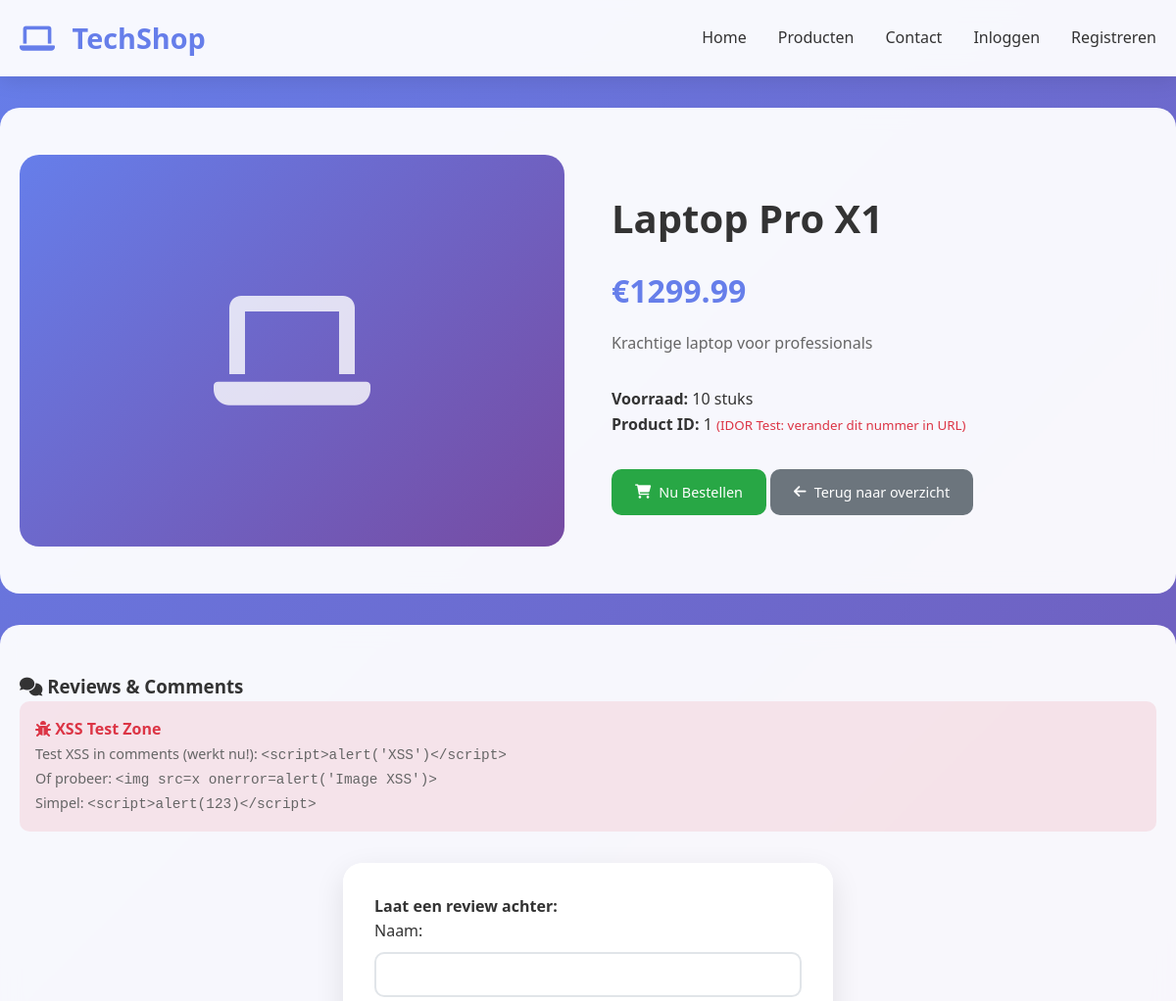
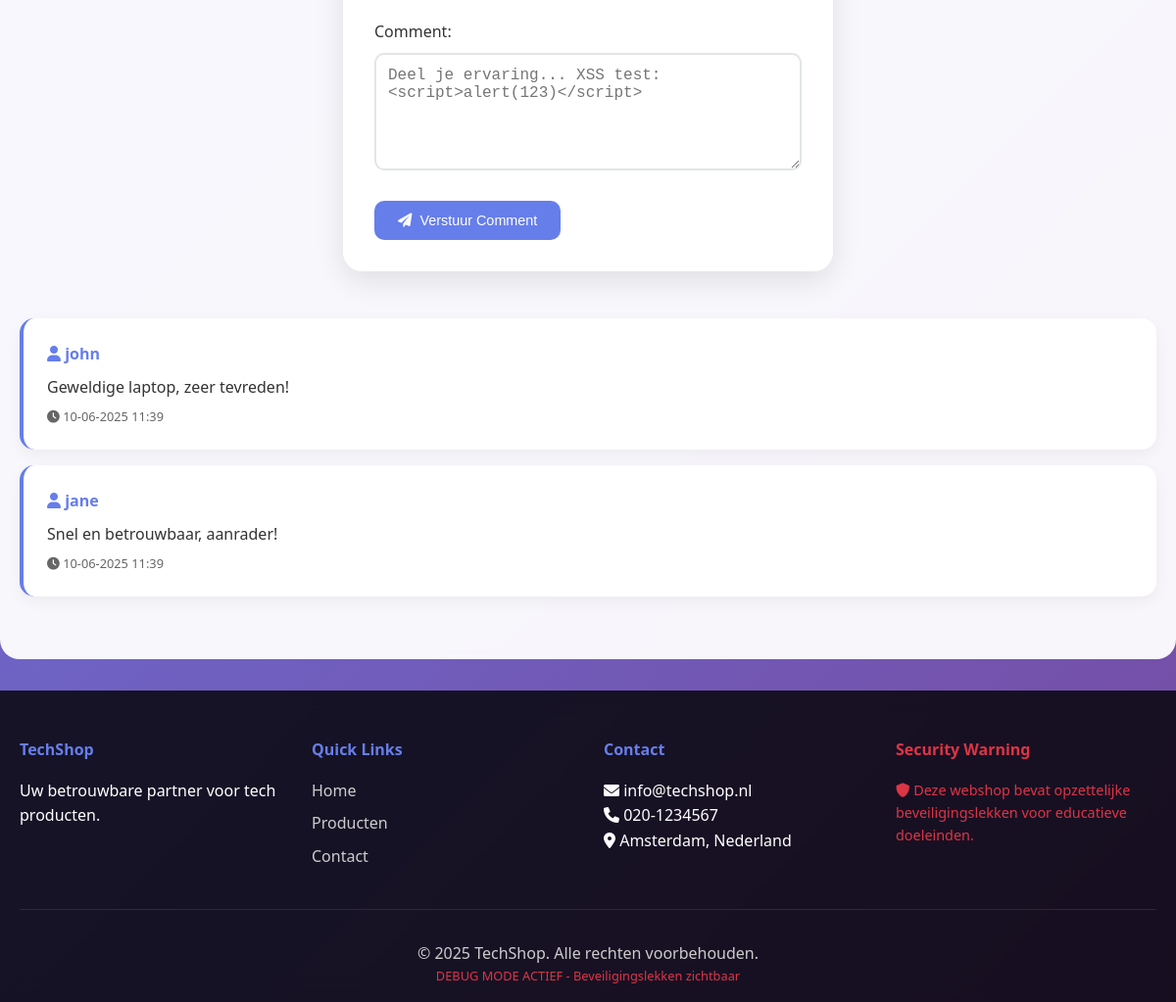
The page /product.php on the database its author committed (2 pictures, top to bottom).
### tables this page shows
CREATE TABLE products (
    id INT AUTO_INCREMENT PRIMARY KEY,
    name VARCHAR(100) NOT NULL,
    description TEXT,
    price DECIMAL(10,2) NOT NULL,
    stock INT DEFAULT 0,
    image_url VARCHAR(255),
    created_at TIMESTAMP DEFAULT CURRENT_TIMESTAMP
);

CREATE TABLE comments (
    id INT AUTO_INCREMENT PRIMARY KEY,
    product_id INT,
    username VARCHAR(50),
    comment TEXT,
    created_at TIMESTAMP DEFAULT CURRENT_TIMESTAMP,
    FOREIGN KEY (product_id) REFERENCES products(id)
);

### config.php (called while the page is built, shortened)
<?php
$host = "localhost";
$user = "root";
$password = "";
$dbname = "webshop";
$conn = new mysqli($host, $user, $password, $dbname);
function isLoggedIn() {
    return isset($_SESSION['user_id']);
}
function executeQuery($query) {
    global $conn;
    $result = $conn->query($query);
    return $result;
}
?>

### product.php (the view, shortened to what this page needs)
<?php
require_once 'config.php';
$product_id = $_GET['id'] ?? 1;
$query = "SELECT * FROM products WHERE id = $product_id";
$result = executeQuery($query);
$product = $result->fetch_assoc();
$comments_query = "SELECT * FROM comments WHERE product_id = $product_id ORDER BY created_at DESC";
$comments_result = executeQuery($comments_query);
include 'includes/header.php';
?>
    <section class="product-detail">
        <div class="container">
            <div class="product-detail-content">
                <div class="product-detail-image">
                    <i class="fas fa-laptop"></i>
                </div>
                <div class="product-detail-info">
                    <h1><?php echo $product['name']; ?></h1>
                    <div class="product-detail-price">€<?php echo $product['price']; ?></div>
                    <div class="product-detail-description">
                        <?php echo $product['description']; ?>
                    </div>
                    <div style="margin-top: 2rem;">
                        <p><strong>Voorraad:</strong> <?php echo $product['stock']; ?> stuks</p>
                        <p><strong>Product ID:</strong> <?php echo $product['id']; ?>
                           <small style="color: #dc3545;">(IDOR Test: verander dit nummer in URL)</small></p>
                    </div>
                    <div style="margin-top: 2rem;">
                        <a href="order.php?product_id=<?php echo $product['id']; ?>" class="btn btn-success">
                            <i class="fas fa-shopping-cart"></i> Nu Bestellen
                        </a>
                        <a href="index.php" class="btn btn-secondary">
                            <i class="fas fa-arrow-left"></i> Terug naar overzicht
                        </a>
                    </div>
                </div>
            </div>
        </div>
    </section>
    <section class="comments-section">
        <div class="container">
            <h3><i class="fas fa-comments"></i> Reviews & Comments</h3>
            <div style="background: rgba(220, 53, 69, 0.1); padding: 1rem; border-radius: 10px; margin-bottom: 2rem;">
                <h4 style="color: #dc3545;"><i class="fas fa-bug"></i> XSS Test Zone</h4>
                <p style="color: #666; font-size: 0.9rem;">
                    Test XSS in comments (werkt nu!): <code>&lt;script&gt;alert('XSS')&lt;/script&gt;</code><br>
                    Of probeer: <code>&lt;img src=x onerror=alert('Image XSS')&gt;</code><br>
                    Simpel: <code>&lt;script&gt;alert(123)&lt;/script&gt;</code>
                </p>
            </div>
            <div class="form-container" style="margin-bottom: 3rem;">
                <h4>Laat een review achter:</h4>
                <form method="POST">
                    <div class="form-group">
                        <label for="username">Naam:</label>
                        <input type="text" id="username" name="username" class="form-control"
                               value="<?php echo isLoggedIn() ? $_SESSION['username'] : ''; ?>" required>
                    </div>
                    <div class="form-group">
                        <label for="comment">Comment:</label>
                        <textarea id="comment" name="comment" class="form-control"
                                  placeholder="Deel je ervaring... XSS test: &lt;script&gt;alert(123)&lt;/script&gt;" required></textarea>
                    </div>
                    <button type="submit" class="btn btn-primary">
                        <i class="fas fa-paper-plane"></i> Verstuur Comment
                    </button>
                </form>
            </div>
            <div class="comments-list">
                <?php while ($comment = $comments_result->fetch_assoc()): ?>
                    <div class="comment">
                        <div class="comment-author">
                            <i class="fas fa-user"></i> <?php echo $comment['username']; ?>
                        </div>
                        <div class="comment-text">
                            <?php echo $comment['comment']; ?>
                        </div>
                        <div class="comment-date">
                            <i class="fas fa-clock"></i> <?php echo date('d-m-Y H:i', strtotime($comment['created_at'])); ?>
                        </div>
                    </div>
                <?php endwhile; ?>
            </div>
        </div>
    </section>
<?php include 'includes/footer.php'; ?>

### styles.css (style rules this page uses)
* { margin: 0; padding: 0; box-sizing: border-box; }
body { font-family: 'Segoe UI', Tahoma, Geneva, Verdana, sans-serif; line-height: 1.6; color: #333; background: linear-gradient(135deg, #667eea 0%, #764ba2 100%); min-height: 100vh; }
.container { max-width: 1200px; margin: 0 auto; padding: 0 20px; }
.btn { display: inline-flex; align-items: center; gap: 0.5rem; padding: 0.75rem 1.5rem; border: none; border-radius: 10px; text-decoration: none; font-weight: 500; transition: all 0.3s ease; cursor: pointer; font-size: 0.9rem; text-align: center; justify-content: center; }
.btn-primary { background: #667eea; color: white; }
.btn-success { background: #28a745; color: white; }
.btn-secondary { background: #6c757d; color: white; }
.form-container { max-width: 500px; margin: 2rem auto; background: rgba(255, 255, 255, 0.95); padding: 2rem; border-radius: 20px; box-shadow: 0 10px 30px rgba(0,0,0,0.1); backdrop-filter: blur(10px); }
.form-group { margin-bottom: 1.5rem; }
.form-group label { display: block; margin-bottom: 0.5rem; font-weight: 500; color: #333; }
.form-control { width: 100%; padding: 0.75rem; border: 2px solid #e1e5e9; border-radius: 10px; font-size: 1rem; transition: all 0.3s ease; background: white; }
textarea.form-control { resize: vertical; min-height: 120px; }
.product-detail { background: rgba(255, 255, 255, 0.95); padding: 3rem 0; margin: 2rem 0; border-radius: 20px; backdrop-filter: blur(10px); }
.product-detail-content { display: grid; grid-template-columns: 1fr 1fr; gap: 3rem; align-items: center; }
.product-detail-image { height: 400px; background: linear-gradient(135deg, #667eea, #764ba2); border-radius: 20px; display: flex; align-items: center; justify-content: center; }
.product-detail-image i { font-size: 8rem; color: white; opacity: 0.8; }
.product-detail-info h1 { font-size: 2.5rem; margin-bottom: 1rem; color: #333; }
.product-detail-price { font-size: 2rem; color: #667eea; font-weight: 700; margin: 1rem 0; }
.product-detail-description { color: #666; line-height: 1.6; margin-bottom: 2rem; }
.comments-section { background: rgba(255, 255, 255, 0.95); padding: 3rem 0; margin: 2rem 0; border-radius: 20px; backdrop-filter: blur(10px); }
.comment { background: white; padding: 1.5rem; border-radius: 15px; margin-bottom: 1rem; box-shadow: 0 5px 15px rgba(0,0,0,0.05); border-left: 4px solid #667eea; }
.comment-author { font-weight: 600; color: #667eea; margin-bottom: 0.5rem; }
.comment-text { color: #333; line-height: 1.5; }
.comment-date { font-size: 0.8rem; color: #666; margin-top: 0.5rem; }

### rows shown on the page
products: name "Laptop Pro X1", price "1299.99", description "Krachtige laptop voor professionals", stock "10", id "1"
comments: username "john", comment "Geweldige laptop, zeer tevreden!", created_at "10-06-2025 11:39"
comments: username "jane", comment "Snel en betrouwbaar, aanrader!", created_at "10-06-2025 11:39"
